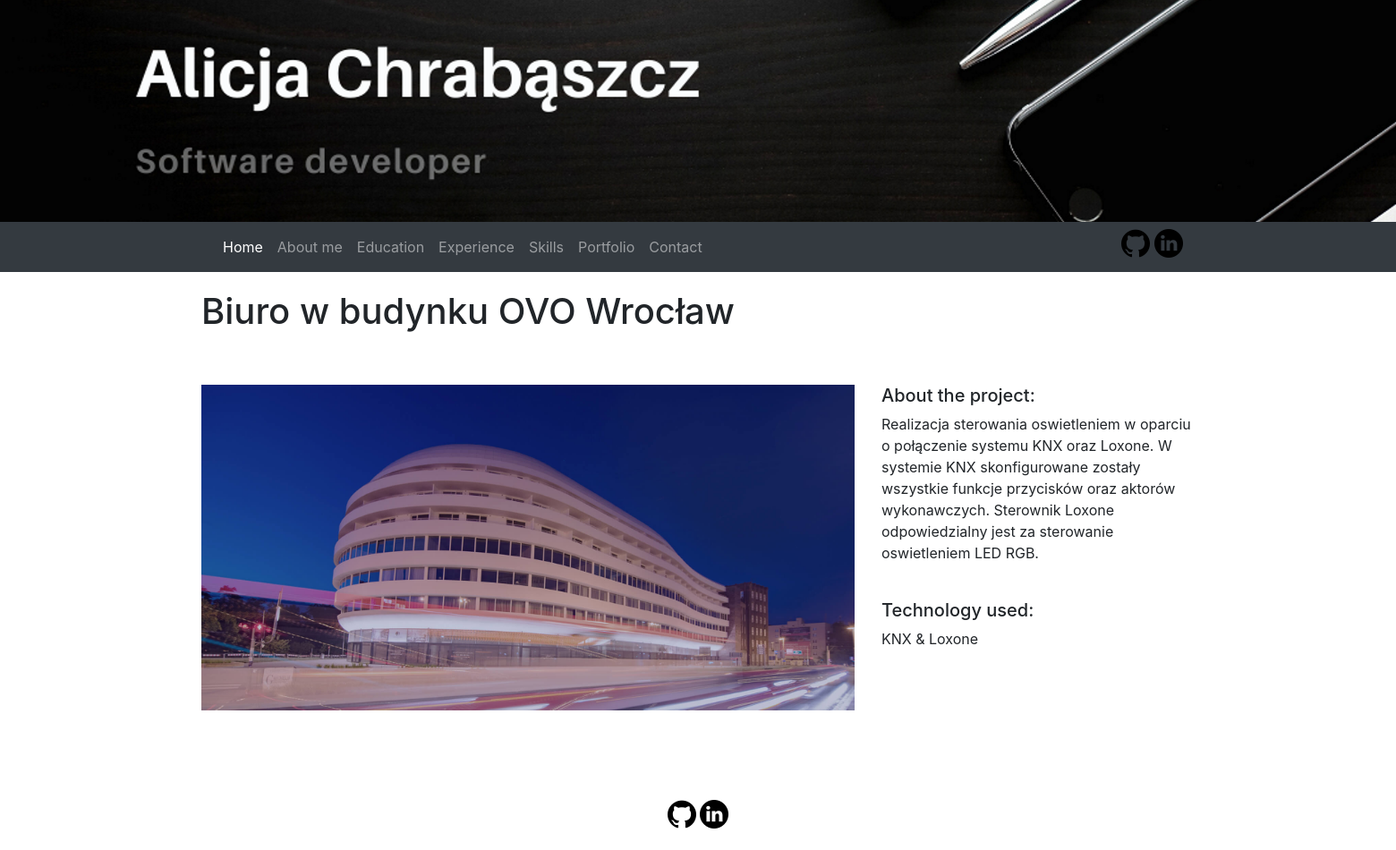
The page /projects/4/ on the database its author committed.
### projects/models.py (models this page shows)
class Project(models.Model):
    title = models.CharField(max_length=100)
    description = models.TextField()
    technology = models.CharField(max_length=30)
    image = models.ImageField(upload_to="images", blank=True)

### projects/views.py (the view)
# urls.py: path("<int:pk>/", views.project_detail, name="project_detail"),
def project_detail(request, pk):
    project = Project.objects.get(pk=pk)
    context = {
        'project': project
    }
    return render(request, 'project_detail.html', context)

### projects/templates/project_detail.html
{% extends "base.html" %}
{% block page_content %}
<div id="header" style="padding-top: 20px">
    <h1>{{ project.title }}</h1>
</div>
<div class="row" style="padding-top: 50px">
    <div class="col-md-8">
        <img src="{{ project.image.url }}" alt="" width="100%">
    </div>
    <div class="col-md-4">
        <h5>About the project:</h5>
        <p>{{ project.description }}</p>
        <br>
        <h5>Technology used:</h5>
        <p>{{ project.technology }}</p>
    </div>
</div>
{% endblock %}

### rows shown on the page
Project: title "Biuro w budynku OVO Wrocław", image (picture), description "Realizacja sterowania oswietleniem w oparciu o połączenie systemu KNX oraz Loxone. W systemie KNX skonfigurowane zostały wszystkie funkcje przycisków oraz aktorów wykonawczych. Sterownik Loxone odpowiedzialny jest za sterowanie oswietleniem LED RGB.", technology "KNX & Loxone"
